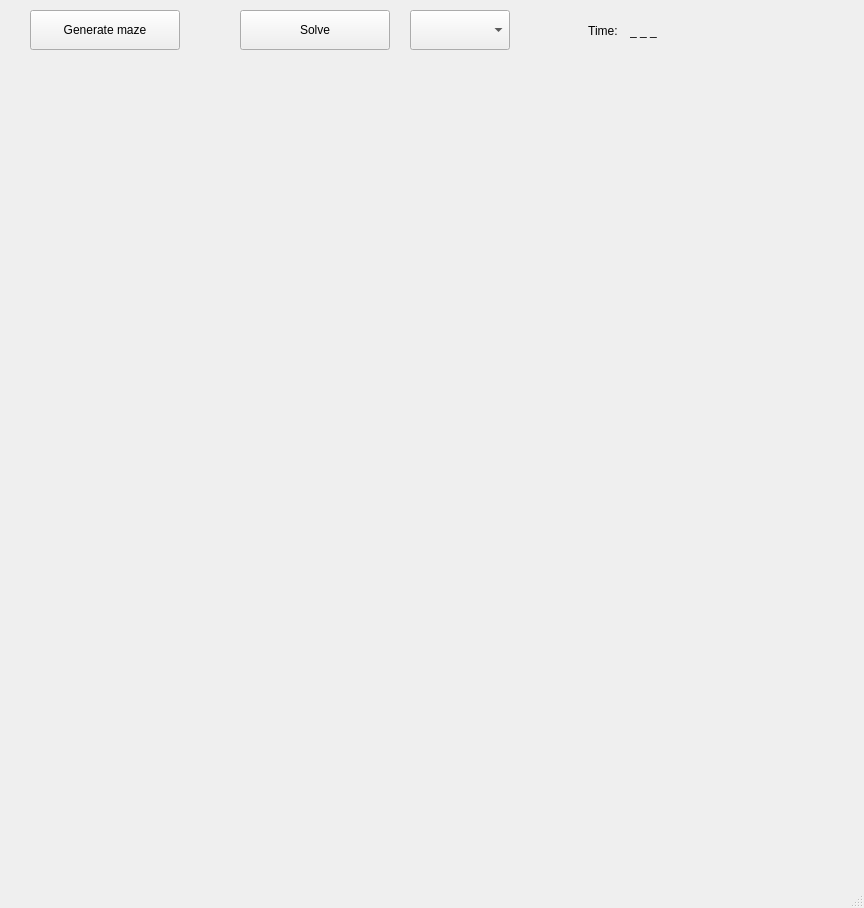
<?xml version="1.0" encoding="UTF-8"?>
<ui version="4.0">
 <class>MainWindow</class>
 <widget class="QMainWindow" name="MainWindow">
  <property name="geometry">
   <rect>
    <x>0</x>
    <y>0</y>
    <width>864</width>
    <height>908</height>
   </rect>
  </property>
  <property name="minimumSize">
   <size>
    <width>864</width>
    <height>908</height>
   </size>
  </property>
  <property name="maximumSize">
   <size>
    <width>864</width>
    <height>908</height>
   </size>
  </property>
  <property name="windowTitle">
   <string>Maze Generator</string>
  </property>
  <widget class="QWidget" name="centralwidget">
   <widget class="QPushButton" name="btnGenMaze">
    <property name="geometry">
     <rect>
      <x>30</x>
      <y>10</y>
      <width>150</width>
      <height>40</height>
     </rect>
    </property>
    <property name="text">
     <string>Generate maze</string>
    </property>
   </widget>
   <widget class="QPushButton" name="btnSolve">
    <property name="geometry">
     <rect>
      <x>240</x>
      <y>10</y>
      <width>150</width>
      <height>40</height>
     </rect>
    </property>
    <property name="text">
     <string>Solve</string>
    </property>
   </widget>
   <widget class="QComboBox" name="cmbSolveType">
    <property name="geometry">
     <rect>
      <x>410</x>
      <y>10</y>
      <width>100</width>
      <height>40</height>
     </rect>
    </property>
   </widget>
   <widget class="MazeHandling" name="widgetMaze" native="true">
    <property name="geometry">
     <rect>
      <x>30</x>
      <y>60</y>
      <width>804</width>
      <height>804</height>
     </rect>
    </property>
    <property name="minimumSize">
     <size>
      <width>804</width>
      <height>804</height>
     </size>
    </property>
    <property name="maximumSize">
     <size>
      <width>804</width>
      <height>804</height>
     </size>
    </property>
   </widget>
   <widget class="QLabel" name="lblTimeText">
    <property name="geometry">
     <rect>
      <x>550</x>
      <y>10</y>
      <width>71</width>
      <height>41</height>
     </rect>
    </property>
    <property name="text">
     <string>Time: </string>
    </property>
    <property name="alignment">
     <set>Qt::AlignRight|Qt::AlignTrailing|Qt::AlignVCenter</set>
    </property>
   </widget>
   <widget class="QLabel" name="lblTimeVal">
    <property name="geometry">
     <rect>
      <x>630</x>
      <y>10</y>
      <width>201</width>
      <height>41</height>
     </rect>
    </property>
    <property name="text">
     <string>_ _ _</string>
    </property>
   </widget>
  </widget>
  <widget class="QMenuBar" name="menubar">
   <property name="geometry">
    <rect>
     <x>0</x>
     <y>0</y>
     <width>864</width>
     <height>21</height>
    </rect>
   </property>
  </widget>
  <widget class="QStatusBar" name="statusbar"/>
 </widget>
 <customwidgets>
  <customwidget>
   <class>MazeHandling</class>
   <extends>QWidget</extends>
   <header>mazehandling.h</header>
   <container>1</container>
  </customwidget>
 </customwidgets>
 <resources/>
 <connections/>
</ui>
